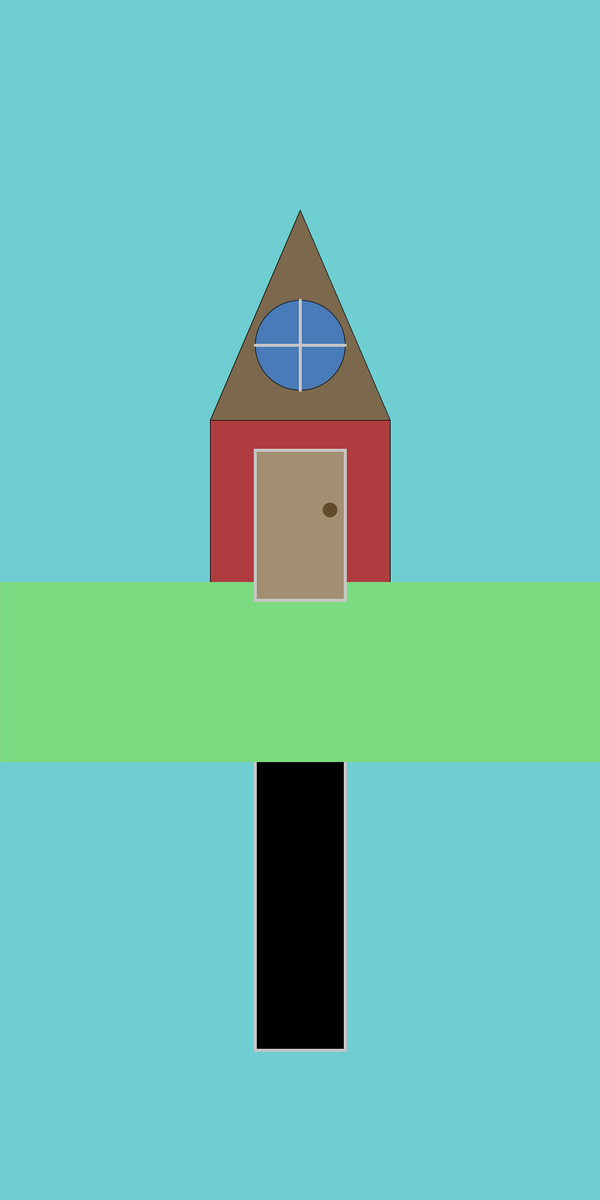
Frame 1 (no input)
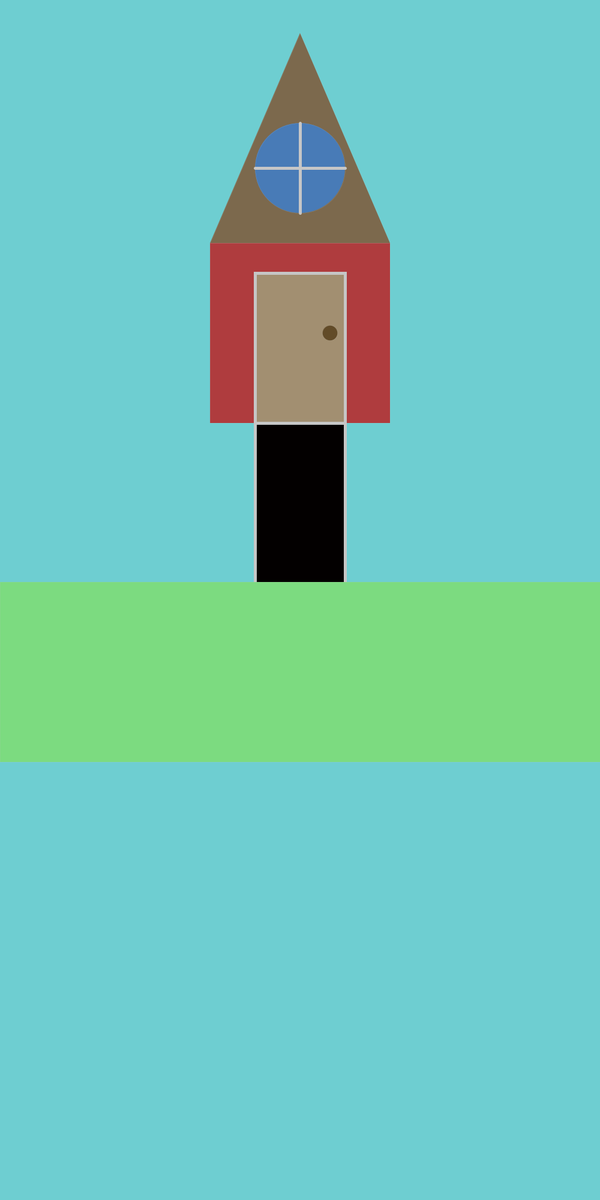
Frame 60 (the mouse pressed at the canvas centre just before this capture)
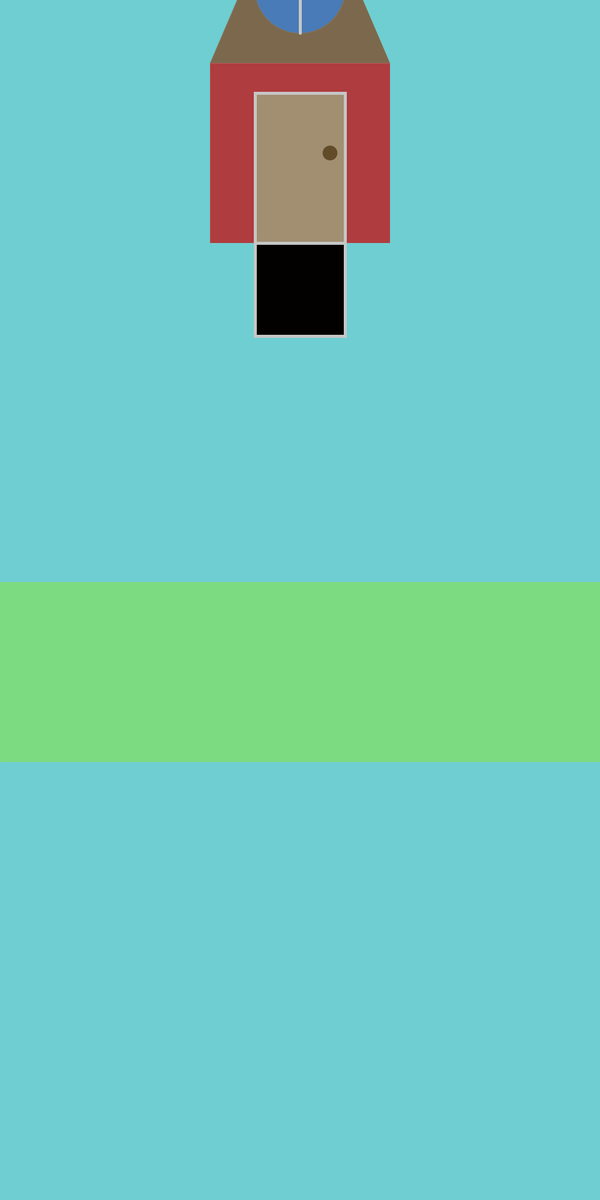
Frame 120 (the mouse held since frame 60 and released just before this capture)

The Processing sketch that drew these frames (run headless with seeded random() and noise(); from frame 60 on, the mouse is pressed at the canvas centre):

// Processing sketch: sketch_220607c
// ── sketch_220607c.pde

int a=0;

void setup()
{
  
  size(1000, 2000);

}

void draw()
{

  background(#6ECED1);
  fill(#AF3C3E);
  rect(350, 700-a, 300, 300);
  fill(#7C694D);
  triangle(350, 700-a, 650, 700-a, 500, 350-a);
  fill(#487BB7);
  ellipse(500, 575-a, 150, 150);
  strokeWeight(5);
  stroke(#C6C6C6);
  line(575, 575-a, 425, 575-a);
  line(500, 500-a, 500, 650-a);
  fill(#030000);
  rect(425, 750-a, 150, 1000-a);
  strokeWeight(0);
  fill(#7CDB80);
  rect(0, 970, 1000, 300);



  if (a<3000)
  {
    fill(#A28F71);
    strokeWeight(5);
    rect(425, 750-a, 150, 250);

    strokeWeight(0);
    fill(#624B28);
    ellipse(550, 850-a, 25, 25);
  }
  strokeWeight(0);




  a=a+5;
  if (a>10000)
  {
    a=0;
  }
}
